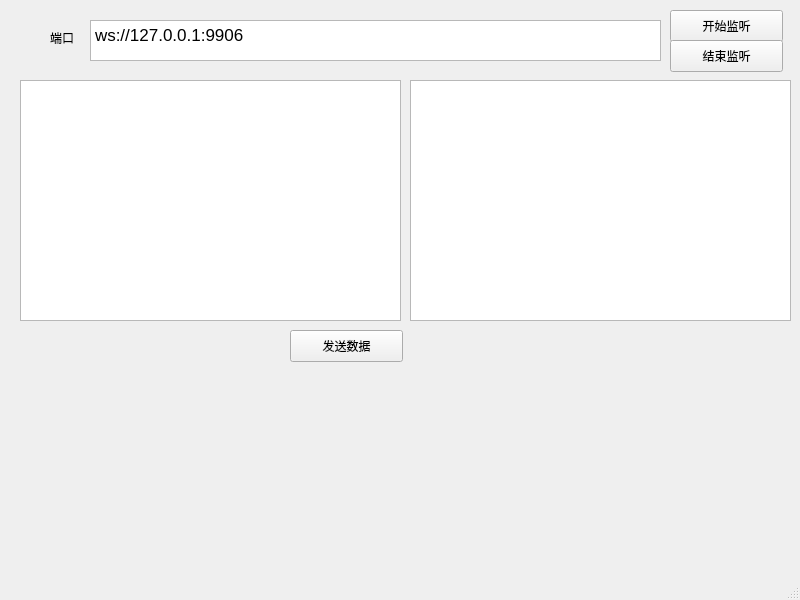
<?xml version="1.0" encoding="UTF-8"?>
<ui version="4.0">
 <class>MainWindow</class>
 <widget class="QMainWindow" name="MainWindow">
  <property name="geometry">
   <rect>
    <x>0</x>
    <y>0</y>
    <width>800</width>
    <height>600</height>
   </rect>
  </property>
  <property name="windowTitle">
   <string>MainWindow</string>
  </property>
  <widget class="QWidget" name="centralwidget">
   <widget class="QTextEdit" name="ShuJu">
    <property name="geometry">
     <rect>
      <x>20</x>
      <y>80</y>
      <width>381</width>
      <height>241</height>
     </rect>
    </property>
   </widget>
   <widget class="QPushButton" name="sendData">
    <property name="geometry">
     <rect>
      <x>290</x>
      <y>330</y>
      <width>113</width>
      <height>32</height>
     </rect>
    </property>
    <property name="text">
     <string>发送数据</string>
    </property>
   </widget>
   <widget class="QTextEdit" name="DuanKou">
    <property name="geometry">
     <rect>
      <x>90</x>
      <y>20</y>
      <width>571</width>
      <height>41</height>
     </rect>
    </property>
    <property name="html">
     <string>&lt;!DOCTYPE HTML PUBLIC &quot;-//W3C//DTD HTML 4.0//EN&quot; &quot;http://www.w3.org/TR/REC-html40/strict.dtd&quot;&gt;
&lt;html&gt;&lt;head&gt;&lt;meta name=&quot;qrichtext&quot; content=&quot;1&quot; /&gt;&lt;style type=&quot;text/css&quot;&gt;
p, li { white-space: pre-wrap; }
&lt;/style&gt;&lt;/head&gt;&lt;body style=&quot; font-family:'.AppleSystemUIFont'; font-size:13pt; font-weight:400; font-style:normal;&quot;&gt;
&lt;p style=&quot; margin-top:0px; margin-bottom:0px; margin-left:0px; margin-right:0px; -qt-block-indent:0; text-indent:0px;&quot;&gt;ws://127.0.0.1:9906&lt;/p&gt;&lt;/body&gt;&lt;/html&gt;</string>
    </property>
   </widget>
   <widget class="QLabel" name="label">
    <property name="geometry">
     <rect>
      <x>50</x>
      <y>30</y>
      <width>60</width>
      <height>16</height>
     </rect>
    </property>
    <property name="text">
     <string>端口</string>
    </property>
   </widget>
   <widget class="QPushButton" name="ListenBu">
    <property name="geometry">
     <rect>
      <x>670</x>
      <y>10</y>
      <width>113</width>
      <height>32</height>
     </rect>
    </property>
    <property name="text">
     <string>开始监听</string>
    </property>
   </widget>
   <widget class="QTextEdit" name="RiZhi">
    <property name="geometry">
     <rect>
      <x>410</x>
      <y>80</y>
      <width>381</width>
      <height>241</height>
     </rect>
    </property>
   </widget>
   <widget class="QPushButton" name="ListenBu_2">
    <property name="geometry">
     <rect>
      <x>670</x>
      <y>40</y>
      <width>113</width>
      <height>32</height>
     </rect>
    </property>
    <property name="text">
     <string>结束监听</string>
    </property>
   </widget>
  </widget>
  <widget class="QMenuBar" name="menubar">
   <property name="geometry">
    <rect>
     <x>0</x>
     <y>0</y>
     <width>800</width>
     <height>24</height>
    </rect>
   </property>
  </widget>
  <widget class="QStatusBar" name="statusbar"/>
 </widget>
 <resources/>
 <connections/>
</ui>
